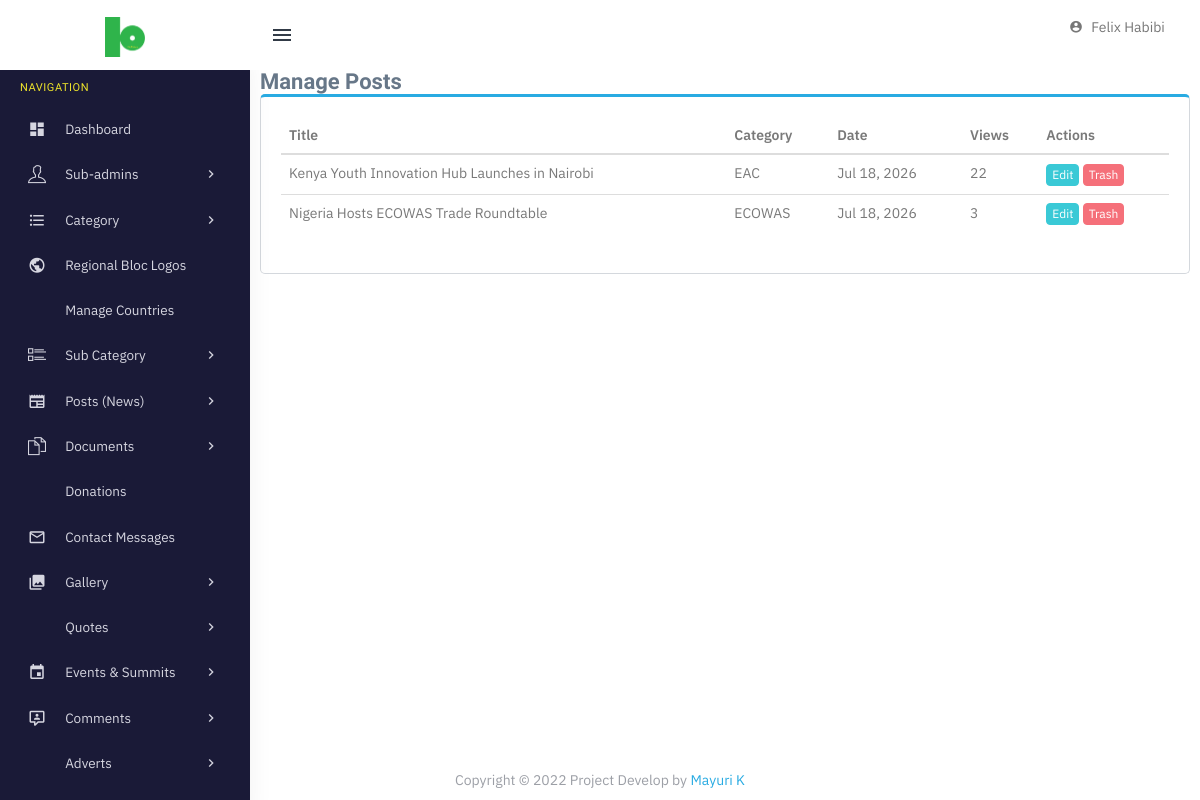
/theme/admin/manage-posts.php (signed in), run on the app's committed database.
### tables this page shows
CREATE TABLE `tblposts` (
  `id` int(11) NOT NULL,
  `PostTitle` longtext DEFAULT NULL,
  `CategoryId` int(11) DEFAULT NULL,
  `SubCategoryId` int(11) DEFAULT NULL,
  `RegionId` int(11) DEFAULT NULL,
  `CountryId` int(11) DEFAULT NULL,
  `PostDetails` longtext DEFAULT NULL,
  `PostingDate` timestamp NULL DEFAULT current_timestamp(),
  `UpdationDate` timestamp NULL DEFAULT NULL ON UPDATE current_timestamp(),
  `Is_Active` int(11) DEFAULT NULL,
  `PostUrl` varchar(500) DEFAULT NULL,
  `PostImage` varchar(255) DEFAULT NULL,
  `viewCounter` int(11) DEFAULT 0,
  `postedBy` varchar(255) DEFAULT NULL,
  `lastUpdatedBy` varchar(255) DEFAULT NULL,
  `share_count` int(11) DEFAULT 0,
  `Status` varchar(50) DEFAULT 'Pending'
);

CREATE TABLE `tblregions` (
  `id` int(11) NOT NULL,
  `RegionName` varchar(100) NOT NULL,
  `RegionLogo` varchar(255) DEFAULT NULL,
  `Is_Active` tinyint(1) NOT NULL DEFAULT 1
);

### theme/admin/manage-posts.php (the view, shortened to what this page needs)
<?php
$posts = [];
$result = mysqli_query($con, "
    SELECT p.id, p.PostTitle, p.PostingDate, p.viewCounter, r.RegionName
    FROM tblposts p
    LEFT JOIN tblregions r ON r.id = p.RegionId
    WHERE p.Is_Active = 1
    ORDER BY p.PostingDate DESC
");
if ($result) {
    $posts = mysqli_fetch_all($result, MYSQLI_ASSOC);
}
require_once __DIR__ . '/../includes/topheader.php';
require_once __DIR__ . '/../includes/leftsidebar.php';
?>
<div class="content-page">
    <div class="content">
        <div class="container">
            <div class="row">
                <div class="col-12">
                    <h4 class="page-title">Manage Posts</h4>
                </div>
            </div>
            <div class="row">
                <div class="col-12">
                    <div class="card-box">
                        <div class="table-responsive">
                            <table class="table table-hover mb-0">
                                <thead>
                                    <tr>
                                        <th>Title</th>
                                        <th>Category</th>
                                        <th>Date</th>
                                        <th>Views</th>
                                        <th>Actions</th>
                                    </tr>
                                </thead>
                                <tbody>
                                    <?php if (empty($posts)): ?>
                                        <tr><td colspan="5" class="text-center text-muted">No posts yet.</td></tr>
                                    <?php else: foreach ($posts as $post): ?>
                                        <tr>
                                            <td><?= htmlspecialchars($post['PostTitle']) ?></td>
                                            <td><?= htmlspecialchars($post['RegionName'] ?? '—') ?></td>
                                            <td><?= date('M j, Y', strtotime($post['PostingDate'])) ?></td>
                                            <td><?= number_format((int) $post['viewCounter']) ?></td>
                                            <td>
                                                <a href="manage-posts.php?edit=<?= (int) $post['id'] ?>" class="btn btn-xs btn-info">Edit</a>
                                                <form method="post" action="manage-posts.php" style="display:inline;" onsubmit="return confirm('Move this post to trash?');">
                                                    <button type="submit" class="btn btn-xs btn-danger">Trash</button>
                                                </form>
                                            </td>
                                        </tr>
                                    <?php endforeach; endif; ?>
                                </tbody>
                            </table>
                        </div>
                    </div>
                </div>
            </div>
        </div>
    </div>
</div>
                </div>
   </body>
</html>

### theme/assets/css/core.css (style rules this page uses)
body { font-family: "IBM Plex Sans", "Oxygen", "Ubuntu", "Cantarell", "Fira Sans", sans-serif; margin: 0; padding-bottom: 60px; overflow-x: hidden; color: #797979; }
html { position: relative; min-height: 100%; }
.h1, .h2, .h3, .h4, .h5, .h6, h1, h2, h3, h4, h5, h6 { color: #677788; font-family: 'Hind Madurai', sans-serif; margin: 10px 0; }
* { outline: none !important; }
.container { width: auto; }
.card-box { padding: 20px; border: 1px solid #d4d8dd; -webkit-border-radius: 5px; border-radius: 5px; -moz-border-radius: 5px; background-clip: padding-box; margin-bottom: 20px; background-color: #ffffff; }
.row { margin-right: -10px; margin-left: -10px; }

### theme/assets/css/menu.css (style rules this page uses)
.content-page { margin-left: 250px; overflow: hidden; }
.content-page .content { padding: 0 5px 10px 5px; margin-top: 70px; }
.page-title { font-size: 22px; margin-bottom: 0; margin-top: 0; font-weight: 600; }

### theme/admin/brand.css (style rules this page uses)
:root { --brand-green: #2fb44b; --brand-yellow: #ede32b; --brand-blue: #29abe2; }
.btn-info { background-color: var(--brand-blue); border-color: var(--brand-blue); }
a { color: var(--brand-blue); }
.widget-box, .card-box { border-top: 3px solid var(--brand-blue); }

### data on the page
tblposts: PostTitle "Kenya Youth Innovation Hub Launches in Nairobi", RegionId.RegionName "EAC", PostingDate "Jul 18, 2026", viewCounter "22"
tblposts: PostTitle "Nigeria Hosts ECOWAS Trade Roundtable", RegionId.RegionName "ECOWAS", PostingDate "Jul 18, 2026", viewCounter "3"

### other printed values
$_SESSION['admin_name'] "Felix Habibi"
